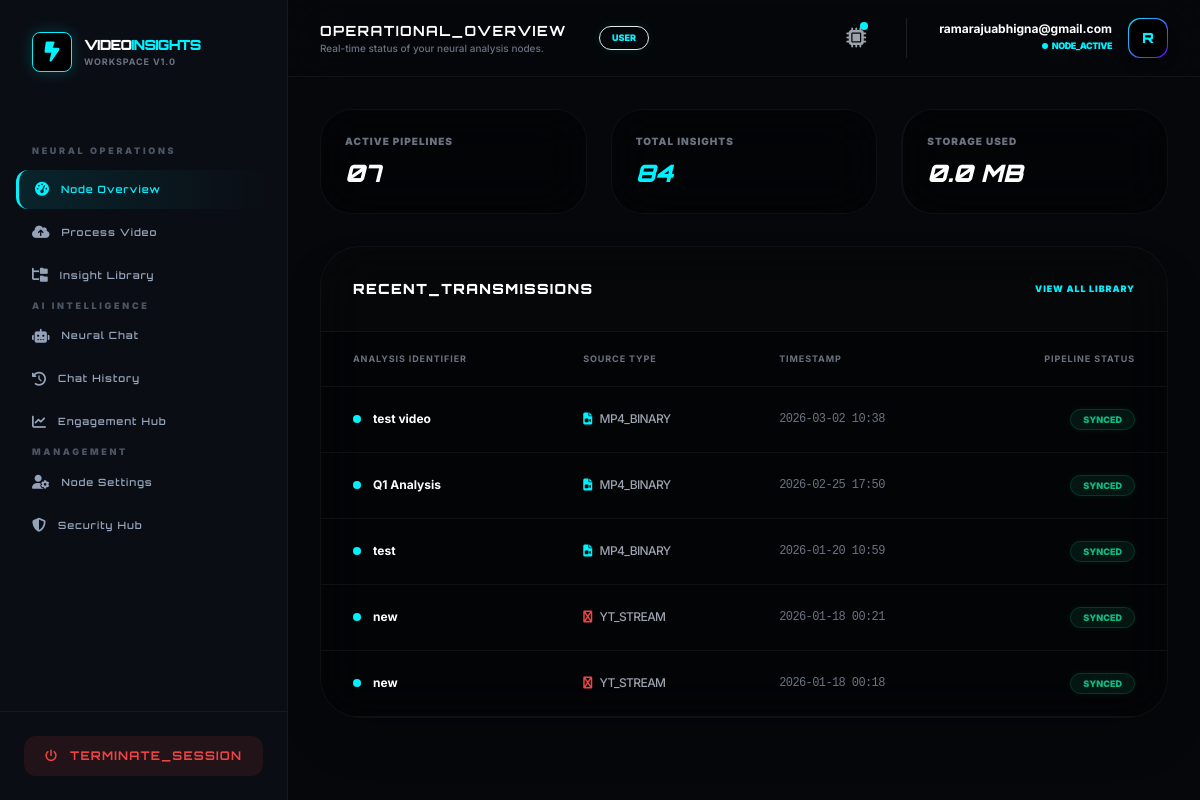
Page /portal/dashboard/ (signed in) on the committed database.
### accounts/models.py (models this page shows, shortened)
class User(AbstractUser):
    username = None
    email = models.EmailField(unique=True)
    ROLE_CHOICES = (
        ('admin', 'Admin'),
        ('user', 'User'),
    )
    role = models.CharField(max_length=10, choices=ROLE_CHOICES, default='user')
    is_verified = models.BooleanField(default=False)
    login_count = models.PositiveIntegerField(default=0)
    USERNAME_FIELD = 'email'
    REQUIRED_FIELDS = []
    objects = CustomUserManager()

### videos/models.py (models this page shows)
class VideoAnalysis(models.Model):
    user = models.ForeignKey(settings.AUTH_USER_MODEL, on_delete=models.CASCADE)
    title = models.CharField(max_length=255)
    video_file = models.FileField(upload_to='videos/', null=True, blank=True) # Binary Node
    youtube_url = models.URLField(null=True, blank=True) # Stream Node
    transcript = models.TextField(null=True, blank=True) # Speech-to-Text Node
    summary = models.TextField(null=True, blank=True)
    keywords = models.JSONField(default=list) # NLP Topic Node
    engagement_data = models.JSONField(default=list, null=True, blank=True)
    objects_detected = models.JSONField(default=list) # Computer Vision Node
    key_moments = models.JSONField(default=list, blank=True)
    activity_type = models.CharField(max_length=100, default="General Analysis")
    created_at = models.DateTimeField(auto_now_add=True)
    ai_processed = models.BooleanField(default=False)
    ai_failed = models.BooleanField(default=False)

### videos/views.py (the view)
# urls.py: path('dashboard/', views.user_dashboard, name='dashboard'),
@login_required
def user_dashboard(request):
    user_videos = VideoAnalysis.objects.filter(user=request.user)
    recent_videos = user_videos.order_by('-created_at')[:5]
    total_bytes = 0
    for video in user_videos:
        if video.video_file:
            try:
                total_bytes += video.video_file.size
            except (ValueError, FileNotFoundError):
                continue
    storage_mb = round(total_bytes / (1024 * 1024), 2)
    stats = {
        'active_pipelines': user_videos.count(),
        'total_insights': user_videos.count() * 12,
        'storage_used': f"{storage_mb} MB"
    }
    return render(request, 'videos/dashboard.html', {
        'recent_videos': recent_videos,
        'stats': stats
    })

### templates/videos/dashboard.html (shortened to what this page needs)
{% extends "base2.html" %}
{% load i18n %}
{% block page_title %}OPERATIONAL_OVERVIEW{% endblock %}
{% block page_subtitle %}Real-time status of your neural analysis nodes.{% endblock %}
{% block content %}
<div class="space-y-8 animate-fade-in">
    <div class="grid grid-cols-1 md:grid-cols-3 gap-6">
        <div class="bg-black/40 border border-white/5 p-6 rounded-[2rem] backdrop-blur-xl group hover:border-[var(--accent-cyan)]/30 transition-all">
            <p class="text-[10px] font-black text-gray-500 uppercase tracking-widest mb-2">Active Pipelines</p>
            <h3 class="orbitron text-2xl font-black text-white italic">
                {{ stats.active_pipelines|stringformat:"02d" }}
            </h3>
        </div>
        <div class="bg-black/40 border border-white/5 p-6 rounded-[2rem] backdrop-blur-xl group hover:border-[var(--accent-cyan)]/30 transition-all">
            <p class="text-[10px] font-black text-gray-500 uppercase tracking-widest mb-2">Total Insights</p>
            <h3 class="orbitron text-2xl font-black text-[var(--accent-cyan)] italic">
                {{ stats.total_insights }}
            </h3>
        </div>
        <div class="bg-black/40 border border-white/5 p-6 rounded-[2rem] backdrop-blur-xl border-l-2 border-[var(--accent-purple)] group hover:border-[var(--accent-purple)]/50 transition-all">
            <p class="text-[10px] font-black text-gray-500 uppercase tracking-widest mb-2">Storage Used</p>
            <h3 class="orbitron text-2xl font-black text-white italic">
                {{ stats.storage_used }}
            </h3>
        </div>
    </div>
    <div class="bg-black/40 border border-white/5 rounded-[2.5rem] backdrop-blur-xl overflow-hidden shadow-2xl">
        <div class="p-8 border-b border-white/5 flex justify-between items-center bg-white/[0.01]">
            <h4 class="orbitron text-sm font-black text-white tracking-widest uppercase">Recent_Transmissions</h4>
            <a href="{% url 'video_list' %}" class="text-[9px] font-black text-[var(--accent-cyan)] uppercase tracking-widest hover:underline hover:shadow-[0_0_10px_var(--accent-cyan)] transition-all">View All Library</a>
        </div>
        <div class="overflow-x-auto">
            <table class="w-full text-left">
                <thead>
                    <tr class="text-[9px] font-black text-gray-500 uppercase tracking-widest border-b border-white/5">
                        <th class="px-8 py-5">Analysis Identifier</th>
                        <th class="px-8 py-5">Source Type</th>
                        <th class="px-8 py-5">Timestamp</th>
                        <th class="px-8 py-5 text-right">Pipeline Status</th>
                    </tr>
                </thead>
                <tbody class="text-xs">
                    {% for video in recent_videos %}
                    <tr class="border-b border-white/5 hover:bg-white/[0.03] transition-colors group">
                        <td class="px-8 py-6">
                            <div class="flex items-center gap-3">
                                <div class="w-2 h-2 rounded-full bg-[var(--accent-cyan)] animate-pulse"></div>
                                <a href="{% url 'video_insight_detail' video.pk %}" class="text-white font-bold group-hover:text-[var(--accent-cyan)] transition-colors">
                                    {{ video.title }}
                                </a>
                            </div>
                        </td>
                        <td class="px-8 py-6">
                            {% if video.video_file %}
                                <span class="text-gray-400 font-medium tracking-tighter"><i class="fa fa-file-video mr-2 text-[var(--accent-cyan)]"></i>MP4_BINARY</span>
                            {% else %}
                                <span class="text-gray-400 font-medium tracking-tighter"><i class="fa fa-youtube mr-2 text-red-500"></i>YT_STREAM</span>
                            {% endif %}
                        </td>
                        <td class="px-8 py-6 text-gray-500 font-mono tracking-tighter">{{ video.created_at|date:"Y-m-d H:i" }}</td>
                        <td class="px-8 py-6 text-right">
                            <span class="px-3 py-1 bg-emerald-500/10 text-emerald-500 rounded-full text-[9px] font-black uppercase border border-emerald-500/20 shadow-[0_0_5px_rgba(16,185,129,0.1)]">Synced</span>
                        </td>
                    </tr>
                    {% endfor %}
                </tbody>
            </table>
        </div>
    </div>
</div>
{% endblock %}

### templates/base2.html (shortened to what this page needs)
<!DOCTYPE html>
<html lang="en">
<head>
    <script src="https://cdn.tailwindcss.com"></script>
    <link rel="stylesheet" href="https://cdnjs.cloudflare.com/ajax/libs/font-awesome/6.4.2/css/all.min.css">
</head>
<body class="min-h-screen flex">
<aside class="w-72 bg-[var(--sidebar-bg)] border-r border-white/5 hidden lg:flex flex-col sticky top-0 h-screen z-50">
    <div class="p-8">
        <a href="/" class="flex items-center gap-3">
            <div class="w-10 h-10 rounded-lg flex items-center justify-center bg-black border border-[var(--accent-cyan)] shadow-[0_0_15px_rgba(0,242,255,0.2)]">
                <i class="fa-solid fa-bolt-lightning text-xl text-[var(--accent-cyan)]"></i>
            </div>
            <div>
                <h2 class="orbitron text-sm font-black text-white tracking-tighter">VIDEO<span class="text-[var(--accent-cyan)]">INSIGHTS</span></h2>
                <p class="text-[9px] text-gray-500 uppercase tracking-widest font-bold">Workspace v1.0</p>
            </div>
        </a>
    </div>
    <nav class="flex-1 px-4 py-4 space-y-1 overflow-y-auto">
        {% if user.role == 'admin' %}
            {% include "partials/sidebar_admin.html" %}
        {% else %}
            {% include "partials/sidebar_user.html" %}
        {% endif %}
    </nav>
    <div class="p-6 border-t border-white/5">
        <a href="{% url 'logout' %}"
           class="flex items-center justify-center gap-3 px-4 py-3 rounded-xl bg-red-500/10 text-red-500 font-bold hover:bg-red-500 hover:text-white transition duration-300 orbitron text-xs tracking-widest">
            <i class="fa-solid fa-power-off"></i> TERMINATE_SESSION
        </a>
    </div>
</aside>
<div class="flex-1 flex flex-col min-w-0">
    <header class="bg-[var(--sidebar-bg)]/80 backdrop-blur-xl border-b border-white/5 sticky top-0 z-40 px-8 py-4 flex justify-between items-center">
        <div class="flex items-center gap-4">
             <div class="hidden sm:block">
                <h1 class="orbitron text-sm font-bold text-white tracking-widest uppercase">
                    {% block page_title %}Operational_Dashboard{% endblock page_title %}
                </h1>
                <p class="text-[10px] text-gray-500 font-medium">
                    {% block page_subtitle %}Synchronizing with Neural Pipeline...{% endblock page_subtitle %}
                </p>
             </div>
             <span class="bg-[var(--accent-cyan)]/10 text-[var(--accent-cyan)] text-[9px] uppercase font-black px-3 py-1 rounded-full ml-4 border border-[var(--accent-cyan)]/20 shadow-[0_0_10px_rgba(0,242,255,0.1)]">
                {{ user.role|default:"User" }}
             </span>
        </div>
        <div class="flex items-center gap-8">
            <div class="relative group">
                <button class="relative p-2 text-gray-400 hover:text-[var(--accent-cyan)] transition-colors">
                    <i class="fa-solid fa-microchip text-xl"></i>
                    <span class="absolute top-1.5 right-1.5 w-2 h-2 bg-[var(--accent-cyan)] rounded-full animate-pulse"></span>
                </button>
            </div>
            <div class="flex items-center gap-4 border-l border-white/10 pl-8">
                <div class="text-right hidden sm:block">
                    <p class="text-xs font-bold text-white leading-none mb-1">{{ user.email }}</p>
                    <p class="text-[9px] text-[var(--accent-cyan)] font-black uppercase flex items-center justify-end gap-1 tracking-tighter">
                        <span class="w-1.5 h-1.5 bg-[var(--accent-cyan)] rounded-full animate-ping"></span> NODE_ACTIVE
                    </p>
                </div>
                <div class="w-10 h-10 rounded-xl bg-gradient-to-br from-[var(--accent-cyan)] to-[var(--accent-purple)] p-[1px] shadow-lg">
                    <div class="w-full h-full bg-black rounded-xl flex items-center justify-center text-[var(--accent-cyan)] font-black orbitron text-sm">
                        {{ user.email|first|upper }}
                    </div>
                </div>
            </div>
        </div>
    </header>
    <main class="flex-1 p-8 overflow-y-auto">
        <div class="max-w-7xl mx-auto animate-fade-in">
            {% block content %}{% endblock content %}
        </div>
    </main>
</div>
</body>
</html>

### templates/base2.html (style rules this page uses)
:root { --bg-workspace: #05070a; --sidebar-bg: #0a0d14; --accent-cyan: #00f2ff; --accent-purple: #7000ff; --card-dark: #10141d; }
body { font-family: 'Inter', sans-serif; background-color: var(--bg-workspace); color: #e2e8f0; }
.orbitron { font-family: 'Orbitron', sans-serif; }
.animate-fade-in { animation: fadeIn 0.3s ease-out; }

### rows in the picture
User: role "USER", email "ramarajuabhigna@gmail.com", email|first "R"
VideoAnalysis: title "test video", shows "MP4_BINARY", created_at "2026-03-02 10:38"
VideoAnalysis: title "Q1 Analysis", shows "MP4_BINARY", created_at "2026-02-25 17:50"
VideoAnalysis: title "test", shows "MP4_BINARY", created_at "2026-01-20 10:59"
VideoAnalysis: title "new", video_file "YT_STREAM", created_at "2026-01-18 00:21"
VideoAnalysis: title "new", video_file "YT_STREAM", created_at "2026-01-18 00:18"

### other values in the picture
{{ stats.active_pipelines|stringformat:"02d" }} "07"
{{ stats.total_insights }} "84"
{{ stats.storage_used }} "0.0 MB"
